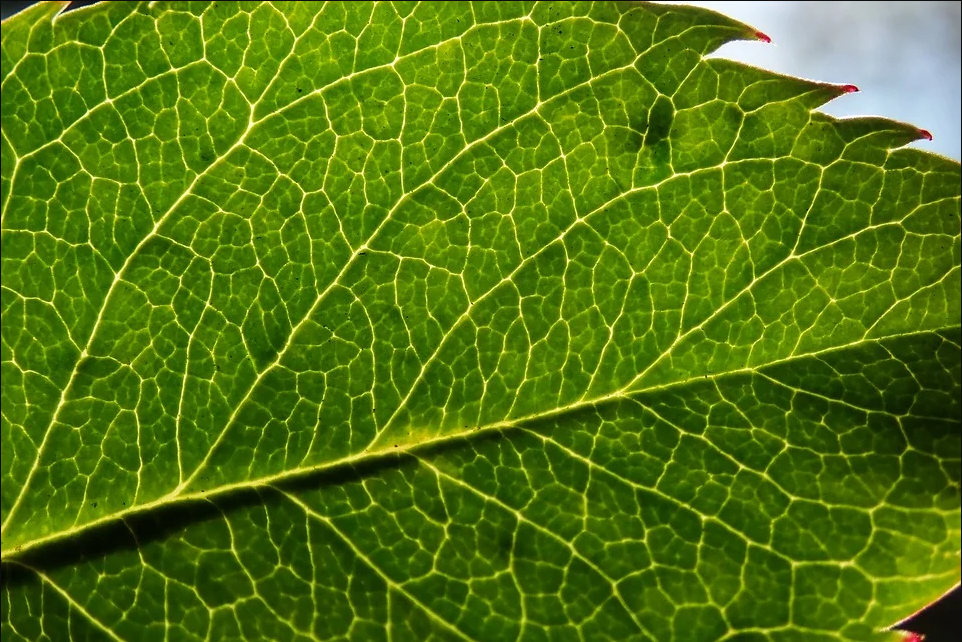
#> input picture PF/folha.png, 962 x 642 px
$ jupyter execute 'Visão_Computacional_PF.ipynb'
#> lines starting #> are read from the running program, lines starting #| are printed output that depends on the picture; after the words box and inside, x2 and y2 are one past the last pixel; in counts of white or black regions, pixels touching at a corner belong together
#> further down, imagem is the input picture: shape (642, 962, 3); mean B, G, R 16.3, 118.3, 82.5
<a href="https://colab.research.google.com/github/BrunoSDomingues/visaocomputacional/blob/master/PF/Visa%CC%83o_Computacional_PF.ipynb" target="_parent"></a>

## **VISÃO COMPUTACIONAL - PROVA FINAL - 02/12/2021**

**NOME:**

**QUESTÃO 01 (2.0 pontos)** Considere a seguinte função em OpenCV/Python e sua aplicação na imagem. Descreva brevemente o que faz este programa.

[cell 1]
import cv2 as cv

def enigma(img):
    img = img.copy()
    skel = img.copy()

    skel[:,:] = 0
#> skel: shape (642, 962, 3); every value is 0
    kernel = cv.getStructuringElement(cv.MORPH_CROSS, (3,3))

    for i in range(10):
        eroded = cv.morphologyEx(img, cv.MORPH_ERODE, kernel)
        temp = cv.morphologyEx(eroded, cv.MORPH_DILATE, kernel)
        temp  = cv.subtract(img, temp)
        skel = cv.bitwise_or(skel, temp)
        img[:,:] = eroded[:,:]
    return skel

[cell 2]
from google.colab.patches import cv2_imshow
imagem = cv.imread('folha.png')
cv2_imshow(enigma(imagem))

A função enigma serve para detectar os contornos presentes nas "linhas" da folha. Para tal, a função busca reduzir o ruído através de uma erosão (que diminui a imagem), seguido de uma dilatação (que aumenta a imagem), de modo a tentar remover os detalhes de contorno. Finalmente, é feita uma subtração de imagens, na qual subtrai-se a imagem tratada da imagem original, destacando-se assim os detalhes de contorno.

**QUESTÃO 02 (2.0 pontos)** O código abaixo detecta moedas de dólar de uma determinando tamanho. Modifique este código para detectar, segmentar e exibir a quantidade de moedas de 1 dólar. Neste imagem, temos quatro moedas de 1 dólar (moedas maiores).

[cell 3]
import numpy as np

img = cv.imread('coins.png',0)
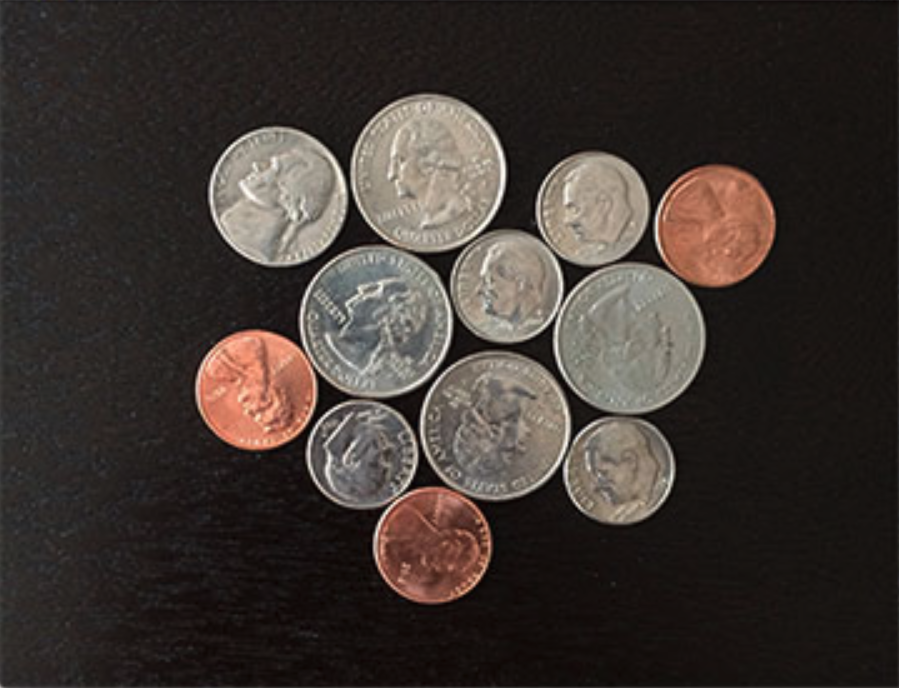
#> input picture PF/coins.png, 899 x 688 px
#> img: shape (688, 899); min 1, max 251, mean 55.6
img = cv.medianBlur(img,5)
cimg = cv.cvtColor(img,cv.COLOR_GRAY2BGR)
circles = cv.HoughCircles(img,cv.HOUGH_GRADIENT,1,20,param1=50,param2=40,minRadius=45,maxRadius=60)
#> circles = [[715.5, 223.5, 59.4], [506.5, 285.5, 56.1], [428.5, 545.5, 56.1], [592.5, 208.5, 56.7], [254.5, 388.5, 59.4], [618.5, 469.5, 54.9], [360.5, 451.5, 52.7]]
circles = np.uint16(np.around(circles))
#> circles = [[716, 224, 59], [506, 286, 56], [428, 546, 56], [592, 208, 57], [254, 388, 59], [618, 470, 55], [360, 452, 53]]
for i in circles[0,:]:
    cv.circle(cimg,(i[0],i[1]),i[2],(0,255,0),2)
#> this loop made 7 passes
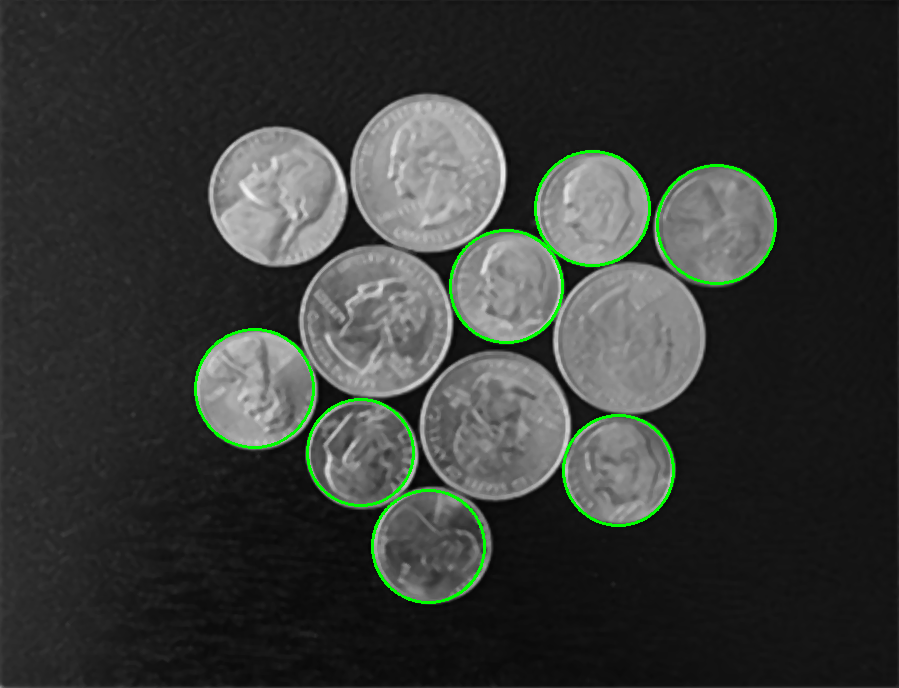
#> cimg: shape (688, 899, 3); mean B, G, R 54.1, 57.2, 54.1
cv2_imshow(cimg)

[cell 4]
# Para encontrar as moedas maiores, basta alterar os valores dos parametros
# minRadius e maxRadius, de modo que o valor seja adequado para encontrar as
# moedas

img = cv.imread('coins.png',0)
img = cv.medianBlur(img,5)
cimg = cv.cvtColor(img,cv.COLOR_GRAY2BGR)
circles = cv.HoughCircles(img,cv.HOUGH_GRADIENT,1,20,param1=50,param2=40,minRadius=75,maxRadius=90)
#> circles = [[375.5, 321.5, 76.2], [428.5, 172.5, 78.4], [627.5, 336.5, 77.2], [496.5, 426.5, 76.2]]
circles = np.uint16(np.around(circles))
#> circles = [[376, 322, 76], [428, 172, 78], [628, 336, 77], [496, 426, 76]]
for i in circles[0,:]:
    cv.circle(cimg,(i[0],i[1]),i[2],(0,255,0),2)
#> this loop made 4 passes
#> cimg: shape (688, 899, 3); mean B, G, R 54.5, 56.9, 54.5
cv2_imshow(cimg)

**QUESTÃO 03 (3.0 pontos)** A Transformação de Watershed é bastante utilizada na segmentação de objetos de uma cena. Abaixo, temos uma documentação de como funciona esta transformação.

https://docs.opencv.org/4.x/d3/db4/tutorial_py_watershed.html

Leia esta documentação e, spós isto, aplique esta transformação para segmentar e marcar as moedas da imagem abaixo:

[cell 5]
img = cv.imread('water_coins.jpg',0)
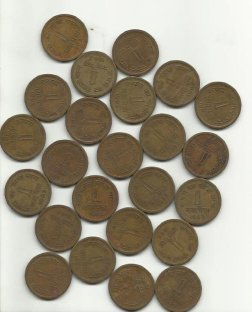
#> input picture PF/water_coins.jpg, 252 x 312 px
#> img: shape (312, 252); min 32, max 254, mean 153.7
cv2_imshow(img)

[cell 6]
from matplotlib import pyplot as plt

# Lendo a imagem novamente pois o metodo exige que a imagem seja lida
# como colorida
img = cv.imread('water_coins.jpg')
#> img is the input picture: shape (312, 252, 3); mean B, G, R 136.3, 153.2, 161.4

# Primeiramente, busca-se obter uma estimativa dos formatos das moedas em uma
# imagem preto e branco. Para tal, pode-se usar o metodo de thresholding de
# Otsu (ele seleciona um valor de thresholding de forma automatica)
gray = cv.cvtColor(img, cv.COLOR_BGR2GRAY)
ret, thresh = cv.threshold(gray,0,255,cv.THRESH_BINARY_INV+cv.THRESH_OTSU)
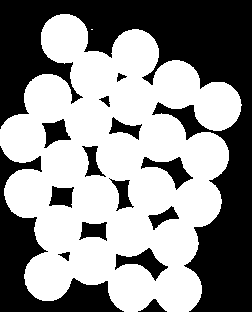
#> thresh: shape (312, 252); 55.9% white; 15 black regions, largest, box (x1, y1, x2, y2) and area: (0, 0, 252, 312) 24925, (0, 146, 124, 312) 5653, (115, 248, 168, 281) 657
#> ret = 162

# Em seguida, reduz-se o ruído da imagem
kernel = np.ones((3,3),np.uint8)
opening = cv.morphologyEx(thresh,cv.MORPH_OPEN,kernel, iterations = 2)
#> opening: shape (312, 252); 55.9% white; 15 black regions, largest, box (x1, y1, x2, y2) and area: (0, 0, 252, 312) 24935, (0, 146, 124, 312) 5653, (115, 248, 168, 281) 657

# Encontrando as areas que temos certeza que fazem parte do background (fundo branco)
background = cv.dilate(opening,kernel,iterations=3)
#> background: shape (312, 252); 66.1% white; 17 black regions (5 under 20 px), largest, box (x1, y1, x2, y2) and area: (0, 0, 252, 312) 21098, (0, 155, 116, 312) 4232, (175, 109, 199, 133) 203

# Encontrando as areas que temos certeza que fazem parte do foreground (moedas)
dist_transform = cv.distanceTransform(opening, cv.DIST_L2, 5)
ret, foreground = cv.threshold(dist_transform, 0.7*dist_transform.max(), 255, 0)
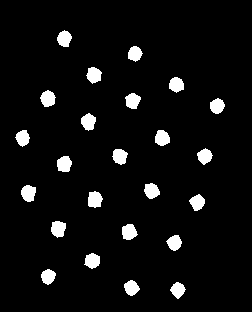
#> foreground: shape (312, 252) float32; 5.6% white; 24 white regions, largest, box (x1, y1, x2, y2) and area: (88, 191, 103, 208) 198, (21, 185, 36, 202) 196, (51, 221, 66, 238) 196
#> ret = 16.78

# Aplicando subtracao para selecionar as regioes que nao sabemos se sao
# parte do background ou do foreground
foreground = np.uint8(foreground)
unknown = cv.subtract(background, foreground)

# Criando marcacoes
ret, markers = cv.connectedComponents(foreground)
#> markers: shape (312, 252) int32; 25 distinct labels, from 0 to 24
#> ret = 25

# Em alguns casos ele pode achar que o background faz parte da area nao
# determinada, e define sua marcacao como 0. Para evitar isso, basta somar 1
# nas marcacoes.
markers = markers + 1
#> markers: shape (312, 252) int32; 25 distinct labels, from 1 to 25

# Definindo as marcacoes que fazem parte da area desconhecida com valor 0
markers[unknown==255] = 0
#> markers: shape (312, 252) int32; 26 distinct labels, from 0 to 25

# Aplicando a transformacao de watershed
markers = cv.watershed(img,markers)
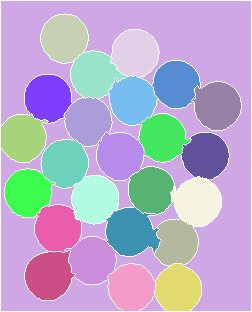
#> markers: shape (312, 252) int32; 26 distinct labels, from -1 to 25; one colour per label, 0 black, -1 white
img[markers == -1] = [0,0,255] # Regioes de contorno
#> img: shape (312, 252, 3); 5.06% of pixels changed, all inside (x1, y1, x2, y2) = (0, 0, 252, 312)

cv2_imshow(img)

**QUESTÃO 04 ((3.0 pontos)** Em Visão Estéreo, isto é, aquela que utiliza duas imagens (câmera direita e câmera esquerda), podemos querer calcular qual foi a variação geométrica de uma imagem para outra. Para isto, podemos seguir o seguinte algoritmo:

1.   Encontre quatro pontos na primeira imagem
2.   Encontre os quatro pontos correpondentes na segunda imagem
3.   Calcule uma homografia com estes oito pontos
4.   Aplique uma transformação de perspectiva (warpPerspective) na primeira imagem, usando a homografia calculada, obtendo a variação geométrica de uma imagem para outra.

Utilizando as duas imagens mostradas abaixo, implemente o algoritmo acima e mostre a imagem resultante do passo 4.

[cell 7]
left = cv.imread('esquerda.png',0)
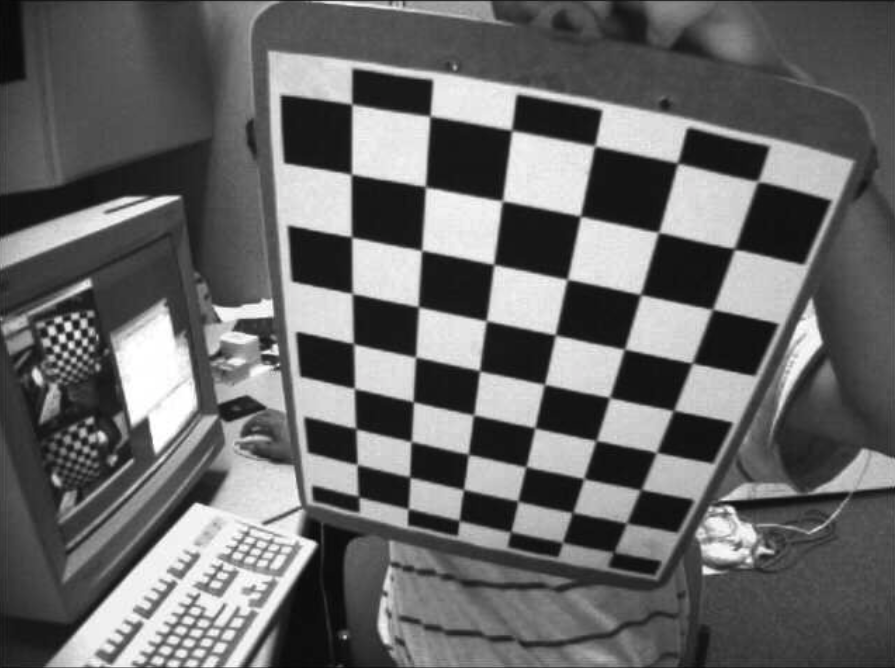
#> input picture PF/esquerda.png, 895 x 668 px
#> left: shape (668, 895); min 2, max 255, mean 104
cv2_imshow(left)
right = cv.imread('direita.png',0)
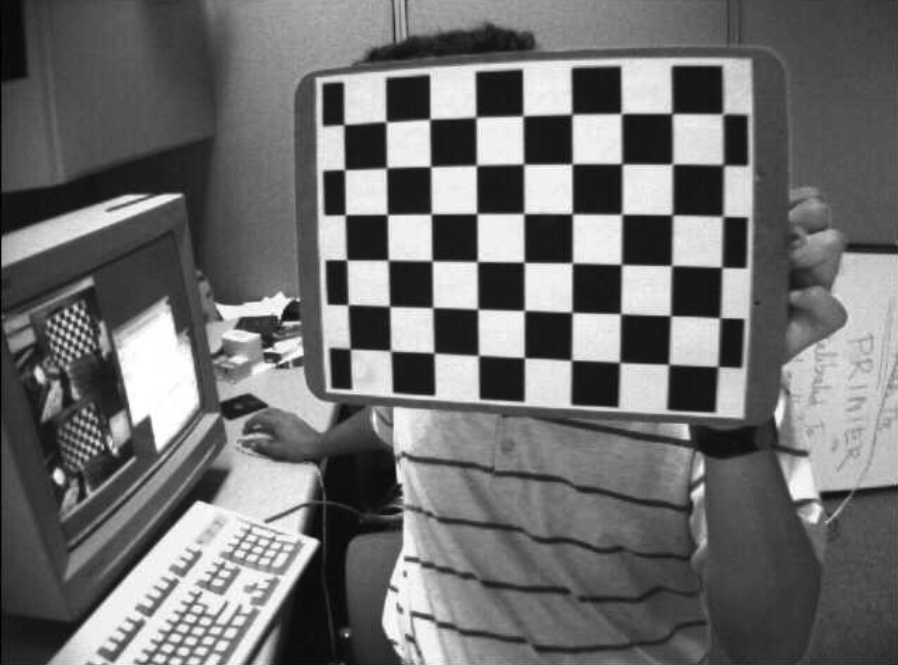
#> input picture PF/direita.png, 898 x 665 px
#> right: shape (665, 898); min 0, max 255, mean 111.1
cv2_imshow(right)

[cell 8]
# Descobrindo os cantos da mesa de xadrez
ret1, c1 = cv.findChessboardCorners(left, (9, 6))
#> ret1 = True; c1 = 54 rows, first 8: [359.7, 497.6], [357.2, 464.4], [356, 428.5], [354.2, 387.3], [353.3, 342.1], [352, 293.5], [351, 236.4], [352.1, 174.3]
ret2, c2 = cv.findChessboardCorners(right, (9, 6))
#> ret2 = True; c2 = 54 rows, first 8: [343.7, 124.8], [386.2, 122], [429.6, 119.3], [475.5, 117], [522.8, 115.7], [571.5, 114.5], [621.1, 113.7], [671.8, 113.5]

# Calculando a homografia
H, _ = cv.findHomography(c1, c2)
#> H = [[0.327, -1.25, 751.4], [0.694, -0.0803, -120.3], [0.000283, -0.000764, 1]]

# Transformando a perspectiva usando warpPerspective
left_warp = cv.warpPerspective(left, H, (left.shape[1], left.shape[0]))
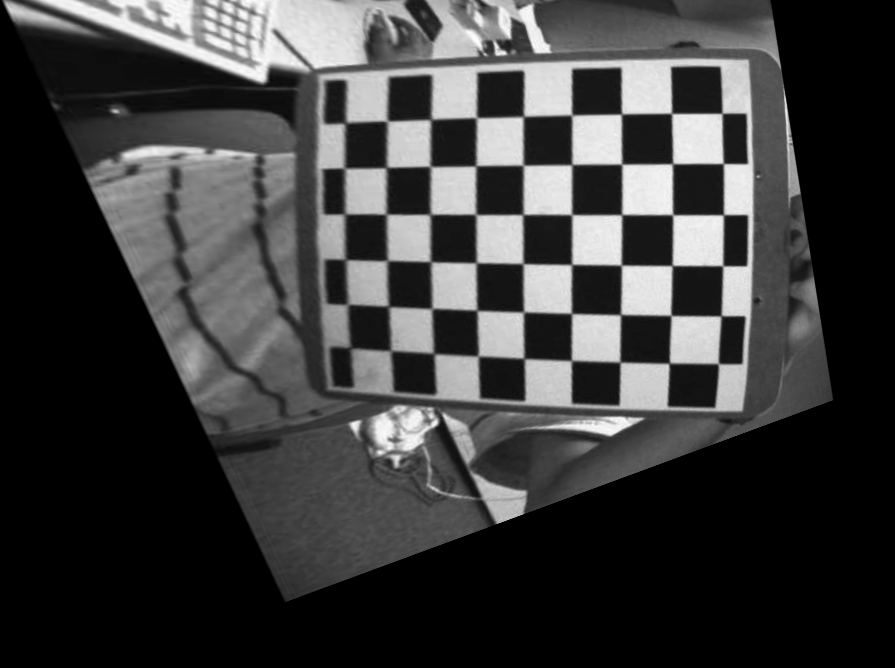
#> left_warp: shape (668, 895); min 0, max 254, mean 60.9
cv2_imshow(left_warp)

[cell 9]
# Mostrando os pontos (codigo da aula 17)
orb = cv.ORB_create()
kp1, des1 = orb.detectAndCompute(left, None)
#> kp1 = 500 keypoints; strongest (x, y, size): (430, 193, 111.1), (416, 240, 111.1), (434, 122, 111.1), (516, 136, 111.1)
kp2, des2 = orb.detectAndCompute(right, None)
#> kp2 = 500 keypoints; strongest (x, y, size): (530, 168, 111.1), (337, 297, 111.1), (516, 158, 111.1), (530, 219, 111.1)

bf = cv.BFMatcher(cv.NORM_HAMMING, crossCheck=True)
matches = bf.match(des1,des2)
#> matches = 116 matches
matches = sorted(matches, key = lambda x:x.distance)

img3 = cv.drawMatches(left, kp1, right, kp2, matches[:8], None, flags=2)
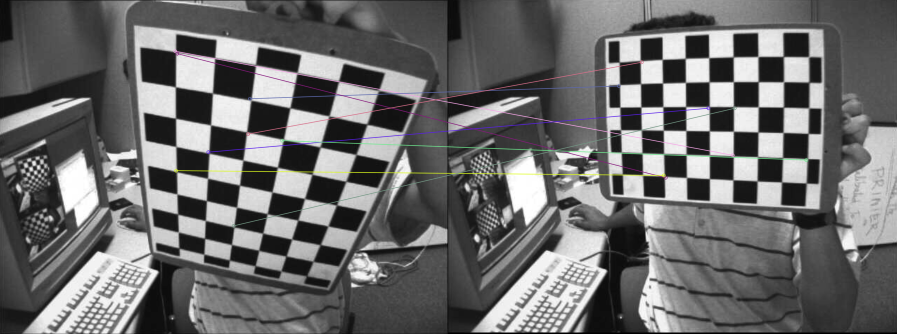
#> img3: shape (668, 1793, 3) (shown at 1/2 size); mean of channels 0, 1, 2 107.7, 107.5, 107.7; drawn as B, G, R
print("Somente as oito primeiras correspondências:")
for i in range(8):
  print(f"{kp1[i].pt} <--> {kp2[i].pt}")
#> this loop made 8 passes
#| (495.0, 267.0) <--> (620.0, 162.0)
#| (60.0, 341.0) <--> (570.0, 314.0)
#| (67.0, 330.0) <--> (574.0, 261.0)
#| (77.0, 332.0) <--> (477.0, 73.0)
#| (554.0, 332.0) <--> (574.0, 216.0)
#| (298.0, 334.0) <--> (388.0, 124.0)
#| (64.0, 335.0) <--> (619.0, 312.0)
#| (59.0, 336.0) <--> (432.0, 355.0)
cv2_imshow(img3)
